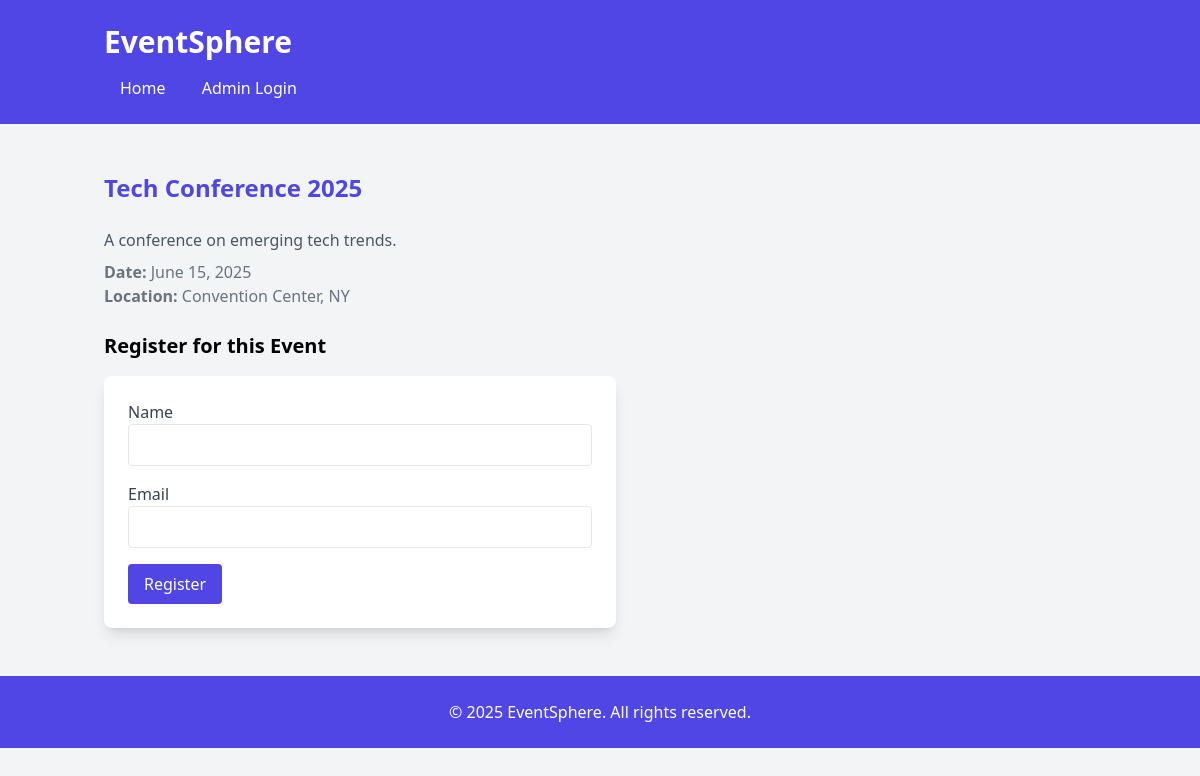
The app's page /event.php?id=1 with its own data.
### tables this page shows
CREATE TABLE events (
    id INT AUTO_INCREMENT PRIMARY KEY,
    title VARCHAR(255) NOT NULL,
    description TEXT,
    event_date DATE NOT NULL,
    location VARCHAR(255) NOT NULL,
    created_at TIMESTAMP DEFAULT CURRENT_TIMESTAMP
);

### event.php (the view, shortened to what this page needs)
<?php
$servername = "localhost";
$username = "root";
$password = "";
$dbname = "event_management";
try {
    $conn = new PDO("mysql:host=$servername;dbname=$dbname", $username, $password);
    $conn->setAttribute(PDO::ATTR_ERRMODE, PDO::ERRMODE_EXCEPTION);
    $event_id = isset($_GET['id']) ? (int)$_GET['id'] : 0;
    $stmt = $conn->prepare("SELECT title, description, event_date, location FROM events WHERE id = :id");
    $stmt->bindParam(':id', $event_id);
    $stmt->execute();
    $event = $stmt->fetch(PDO::FETCH_ASSOC);
} catch(PDOException $e) {
    echo "Error: " . $e->getMessage();
}
?>
<!DOCTYPE html>
<html lang="en">
<head>
    <script src="https://cdn.tailwindcss.com"></script>
</head>
<body class="bg-gray-100 font-poppins">
    <header class="bg-indigo-600 text-white py-6">
        <div class="container mx-auto px-4">
            <h1 class="text-3xl font-bold">EventSphere</h1>
            <nav class="mt-4">
                <a href="index.php" class="text-white hover:underline mx-4">Home</a>
                <a href="admin/login.php" class="text-white hover:underline mx-4">Admin Login</a>
            </nav>
        </div>
    </header>
    <section class="py-12">
        <div class="container mx-auto px-4">
            <h2 class="text-2xl font-bold text-indigo-600 mb-6"><?php echo htmlspecialchars($event['title']); ?></h2>
            <p class="text-gray-600"><?php echo htmlspecialchars($event['description']); ?></p>
            <p class="text-gray-500 mt-2"><strong>Date:</strong> <?php echo date('F j, Y', strtotime($event['event_date'])); ?></p>
            <p class="text-gray-500"><strong>Location:</strong> <?php echo htmlspecialchars($event['location']); ?></p>
            <h3 class="text-xl font-semibold mt-6 mb-4">Register for this Event</h3>
            <form id="register-form" action="register.php" method="POST" class="bg-white p-6 rounded-lg shadow-lg max-w-lg">
                <div class="mb-4">
                    <label for="name" class="block text-gray-700">Name</label>
                    <input type="text" id="name" name="name" class="w-full p-2 border rounded" required>
                </div>
                <div class="mb-4">
                    <label for="email" class="block text-gray-700">Email</label>
                    <input type="email" id="email" name="email" class="w-full p-2 border rounded" required>
                </div>
                <button type="submit" class="bg-indigo-600 text-white px-4 py-2 rounded hover:bg-indigo-700">Register</button>
            </form>
        </div>
    </section>
    <footer class="bg-indigo-600 text-white py-6">
        <div class="container mx-auto px-4 text-center">
            <p>© 2025 EventSphere. All rights reserved.</p>
        </div>
    </footer>
</body>
</html>

### records on screen
events: title "Tech Conference 2025", description "A conference on emerging tech trends.", event_date "June 15, 2025", location "Convention Center, NY"
